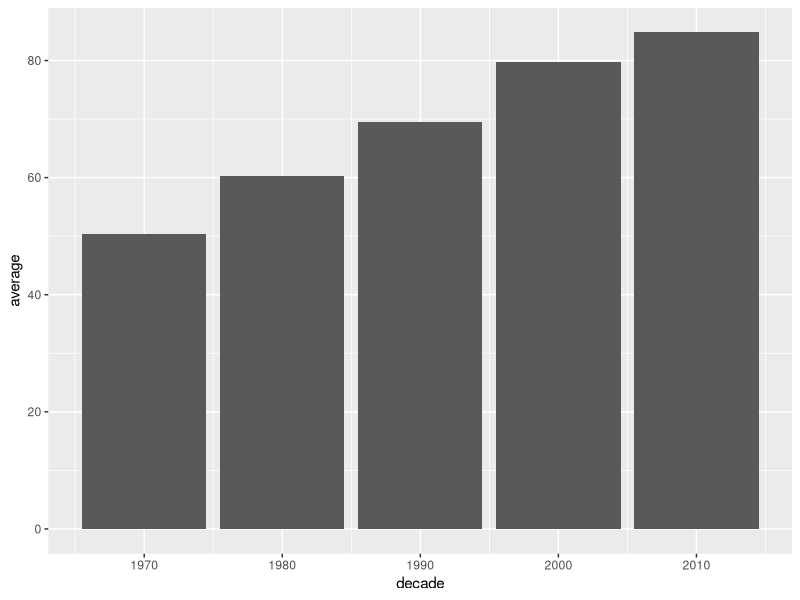
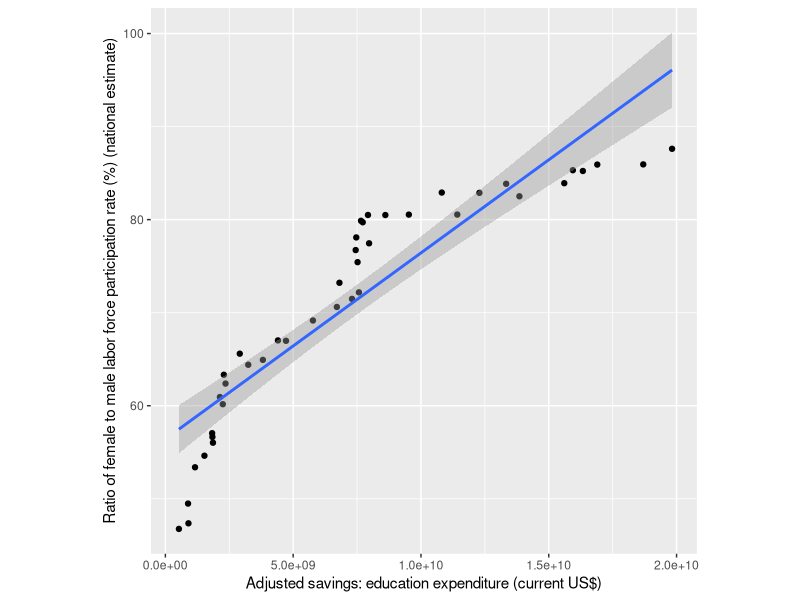
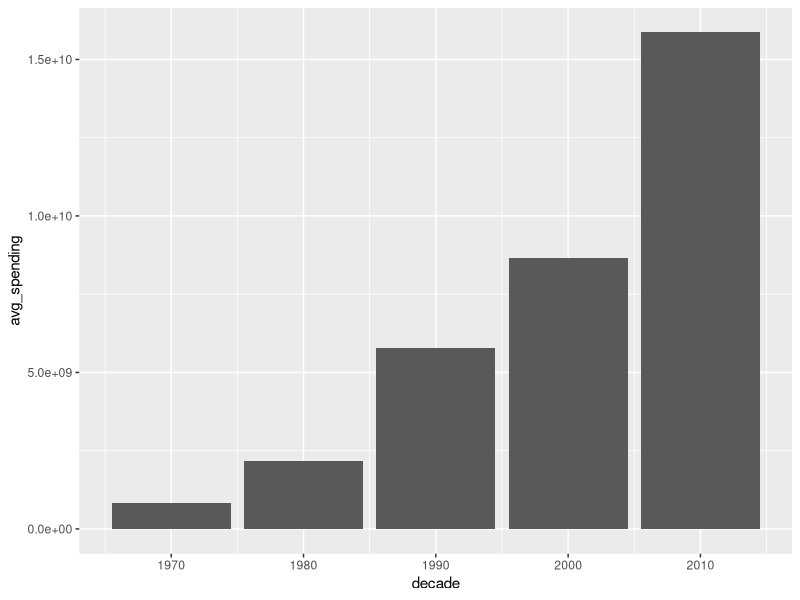

These figures' R source, in order:
## ---- chunk 1
knitr::opts_chunk$set(echo = FALSE)
## ---- chunk 2
library(tidyverse)
library(kableExtra)
library(bookdown)
library(lubridate)
## ---- chunk 3
data = read.csv("data/wdi_data.csv")
data = data[1:35,]

names(data)[5:54] = c(1970:2019)
names(data)[3] = c("Series")

data_value = data %>%
  select('1970':'2019')

data_value = data.frame(lapply(data_value, as.character), stringsAsFactors =FALSE)
data_value = data.frame(lapply(data_value, as.numeric))

data = data.frame(Series = data$Series, data_value)
names(data)[2:51] = c(1970:2019)

data_long = data %>%
  pivot_longer(`1970`:`2019`, names_to = "Year") %>%
  mutate(Year = as.factor(Year))

#use data_long for analysis.
## ---- chunk 4
data_education <- data_long %>% 
  filter(Series %in% (c("Ratio of female to male labor force participation rate (%) (national estimate)",
                        "Adjusted savings: education expenditure (current US$)",
                        "Government expenditure on education, total (% of GDP)",
                        "Adjusted savings: education expenditure (% of GNI)")))

#adding decades information to the dataframe
data_education$Year <- as.character(data_education$Year)
data_education$Year <- as.numeric(data_education$Year)

data_education <- data_education %>% mutate(decade = floor(Year/10)*10)

## ---- chunk 5

data_education %>% filter(Series == "Ratio of female to male labor force participation rate (%) (national estimate)") %>%
  group_by(decade) %>% 
  summarise(average = mean(value, na.rm = TRUE)) %>% 
  ggplot(aes(x = decade,
             y = average)) +
  geom_col()
## ---- chunk 6

data_education %>% filter(Series %in% (c("Adjusted savings: education expenditure (current US$)",
                                        "Ratio of female to male labor force participation rate (%) (national estimate)"))) %>%
  pivot_wider(names_from = Series,
              values_from = value) %>% 
  ggplot(aes(x = `Adjusted savings: education expenditure (current US$)`,
             y = `Ratio of female to male labor force participation rate (%) (national estimate)`,
             label = Year)) +
  geom_point() +
  geom_smooth(method = "lm") +
  theme(aspect.ratio = 1)

## ---- chunk 7
data_education %>% filter(Series == "Adjusted savings: education expenditure (current US$)") %>%
  #summarising education expenditure by decades
  group_by(decade) %>%
  summarise(avg_spending = mean(value, na.rm = TRUE)) %>% 
  ggplot(aes(x = decade,
             y = avg_spending)) +
  geom_col()
